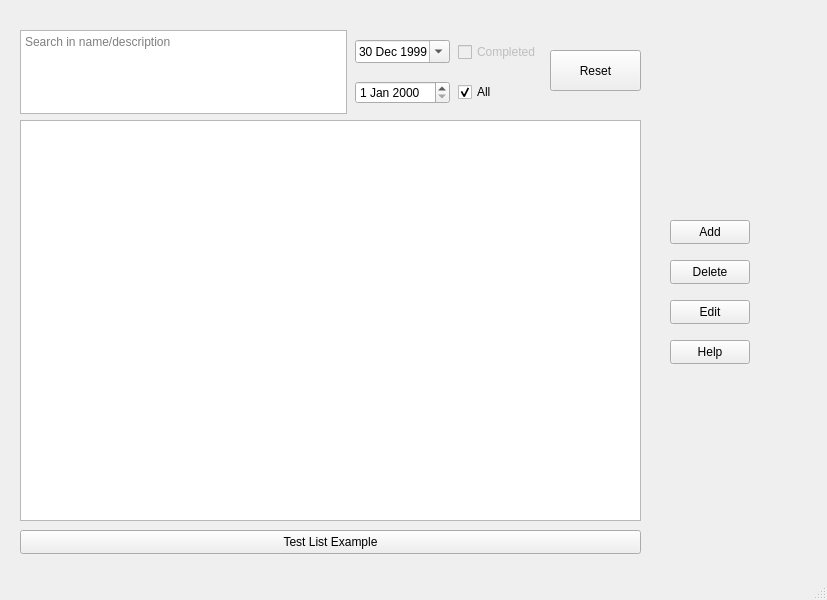
<?xml version="1.0" encoding="UTF-8"?>
<ui version="4.0">
 <class>TODOList</class>
 <widget class="QMainWindow" name="TODOList">
  <property name="geometry">
   <rect>
    <x>0</x>
    <y>0</y>
    <width>827</width>
    <height>600</height>
   </rect>
  </property>
  <property name="windowTitle">
   <string>TODOList</string>
  </property>
  <widget class="QWidget" name="centralwidget">
   <widget class="QListView" name="listView">
    <property name="geometry">
     <rect>
      <x>20</x>
      <y>120</y>
      <width>621</width>
      <height>401</height>
     </rect>
    </property>
    <property name="selectionMode">
     <enum>QAbstractItemView::MultiSelection</enum>
    </property>
   </widget>
   <widget class="QPushButton" name="addButton">
    <property name="geometry">
     <rect>
      <x>670</x>
      <y>220</y>
      <width>80</width>
      <height>24</height>
     </rect>
    </property>
    <property name="text">
     <string>Add</string>
    </property>
   </widget>
   <widget class="QPushButton" name="deleteButton">
    <property name="geometry">
     <rect>
      <x>670</x>
      <y>260</y>
      <width>80</width>
      <height>24</height>
     </rect>
    </property>
    <property name="text">
     <string>Delete</string>
    </property>
    <property name="icon">
     <iconset theme="edit-delete">
      <normaloff>.</normaloff>.</iconset>
    </property>
    <property name="autoDefault">
     <bool>false</bool>
    </property>
   </widget>
   <widget class="QPushButton" name="editButton">
    <property name="geometry">
     <rect>
      <x>670</x>
      <y>300</y>
      <width>80</width>
      <height>24</height>
     </rect>
    </property>
    <property name="text">
     <string>Edit</string>
    </property>
   </widget>
   <widget class="QWidget" name="layoutWidget">
    <property name="geometry">
     <rect>
      <x>20</x>
      <y>30</y>
      <width>521</width>
      <height>84</height>
     </rect>
    </property>
    <layout class="QHBoxLayout" name="horizontalLayout_3">
     <property name="spacing">
      <number>8</number>
     </property>
     <item>
      <widget class="QTextEdit" name="textEditFilter">
       <property name="placeholderText">
        <string>Search in name/description</string>
       </property>
      </widget>
     </item>
     <item>
      <layout class="QVBoxLayout" name="verticalLayout_3">
       <item>
        <widget class="QDateEdit" name="dateEditStart">
         <property name="dateTime">
          <datetime>
           <hour>20</hour>
           <minute>0</minute>
           <second>0</second>
           <year>1999</year>
           <month>12</month>
           <day>30</day>
          </datetime>
         </property>
         <property name="maximumTime">
          <time>
           <hour>21</hour>
           <minute>59</minute>
           <second>59</second>
          </time>
         </property>
         <property name="calendarPopup">
          <bool>true</bool>
         </property>
        </widget>
       </item>
       <item>
        <widget class="QDateEdit" name="dateEditEnd"/>
       </item>
      </layout>
     </item>
     <item>
      <layout class="QVBoxLayout" name="verticalLayout_4">
       <item>
        <widget class="QCheckBox" name="checkBoxCompleted">
         <property name="enabled">
          <bool>false</bool>
         </property>
         <property name="text">
          <string>Completed</string>
         </property>
        </widget>
       </item>
       <item>
        <widget class="QCheckBox" name="checkBoxAll">
         <property name="text">
          <string>All</string>
         </property>
         <property name="checked">
          <bool>true</bool>
         </property>
        </widget>
       </item>
      </layout>
     </item>
    </layout>
   </widget>
   <widget class="QPushButton" name="filterDropButton">
    <property name="geometry">
     <rect>
      <x>550</x>
      <y>50</y>
      <width>91</width>
      <height>41</height>
     </rect>
    </property>
    <property name="text">
     <string>Reset</string>
    </property>
   </widget>
   <widget class="QPushButton" name="helpButton">
    <property name="geometry">
     <rect>
      <x>670</x>
      <y>340</y>
      <width>80</width>
      <height>24</height>
     </rect>
    </property>
    <property name="text">
     <string>Help</string>
    </property>
   </widget>
   <widget class="QPushButton" name="testListButton">
    <property name="geometry">
     <rect>
      <x>20</x>
      <y>530</y>
      <width>621</width>
      <height>24</height>
     </rect>
    </property>
    <property name="text">
     <string>Test List Example</string>
    </property>
   </widget>
  </widget>
  <widget class="QMenuBar" name="menubar">
   <property name="geometry">
    <rect>
     <x>0</x>
     <y>0</y>
     <width>827</width>
     <height>21</height>
    </rect>
   </property>
  </widget>
  <widget class="QStatusBar" name="statusbar"/>
 </widget>
 <resources/>
 <connections/>
</ui>
